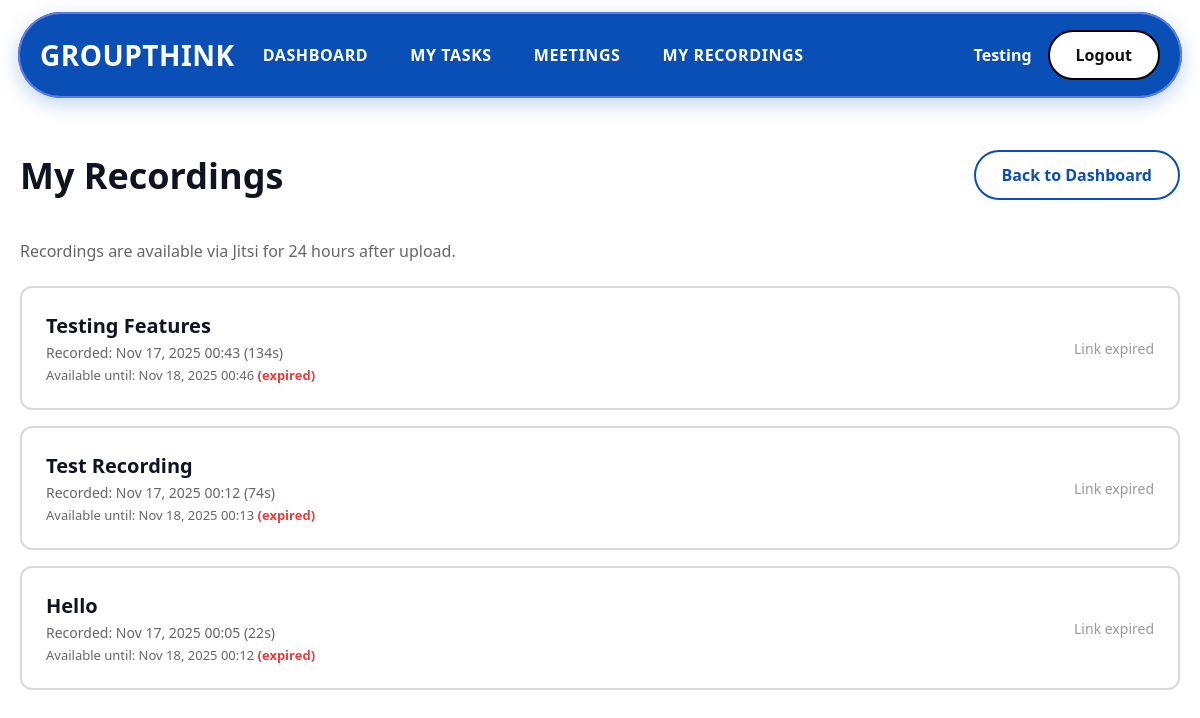
Page /my-recordings/ (signed in) on the committed database.
### home/models.py (models this page shows, shortened)
class UserProfile(models.Model):
    user = models.OneToOneField(User, on_delete=models.CASCADE, related_name='profile')
    display_name = models.CharField(max_length=100)
    email_verified = models.BooleanField(default=False)
    verification_token = models.CharField(max_length=100, blank=True, null=True)
    created_at = models.DateTimeField(auto_now_add=True)
    updated_at = models.DateTimeField(auto_now=True)

class Recording(models.Model):
    meeting = models.ForeignKey(Meeting, on_delete=models.CASCADE, related_name="recordings")
    storage_url = models.URLField()
    duration_sec = models.PositiveIntegerField(null=True, blank=True)
    started_at = models.DateTimeField(null=True, blank=True)
    ended_at = models.DateTimeField(null=True, blank=True)
    initiator_id = models.CharField(max_length=255, blank=True)
    expires_at = models.DateTimeField()
    created_at = models.DateTimeField(auto_now_add=True)
    def is_expired(self):
        return timezone.now() >= self.expires_at

class Meeting(models.Model):
    STATUS_CHOICES = [
        ('not_started', 'Not Started'),
        ('live', 'Live'),
        ('ended', 'Ended'),
    ]
    title = models.CharField(max_length=100)
    room_name = models.CharField(max_length=100, unique=True)
    created_by = models.ForeignKey(User, on_delete=models.CASCADE, related_name='created_meetings', null=True, blank=True)
    workspace = models.ForeignKey(Workspace, on_delete=models.CASCADE, related_name='meetings', null=True, blank=True)
    status = models.CharField(max_length=20, choices=STATUS_CHOICES, default='not_started')
    started_at = models.DateTimeField(null=True, blank=True)
    ended_at = models.DateTimeField(null=True, blank=True)
    recording_url = models.URLField(max_length=500, blank=True, null=True)
    created_at = models.DateTimeField(auto_now_add=True)
    participants = models.ManyToManyField(settings.AUTH_USER_MODEL, related_name='meetings_participating',
        blank=True,)

### home/views.py (the view)
# urls.py: path("my-recordings/", views.my_recordings, name="my_recordings"),
@login_required
def my_recordings(request):
    user = request.user
    recordings = (
        Recording.objects
        .filter(meeting__participants=user)
        .select_related("meeting")
        .order_by("-created_at")
    )
    return render(request, "home/my_recordings.html", {
        "recordings": recordings,
    })

### home/templates/home/my_recordings.html (shortened to what this page needs)
{% extends 'home/base.html' %}
{% block content %}
<main class="dashboard-container">
  <div class="dashboard-header">
    <h1>My Recordings</h1>
    <a href="{% url 'dashboard' %}" class="btn btn-secondary">Back to Dashboard</a>
  </div>
  {% if recordings %}
    <section style="margin-bottom: 24px;">
      <p style="color: #666; margin: 0;">
        Recordings are available via Jitsi for 24 hours after upload.
      </p>
    </section>
    <section style="display: flex; flex-direction: column; gap: 16px;">
      {% for rec in recordings %}
      <div class="workspace-card" style="display: flex; justify-content: space-between; align-items: center;">
        <div style="flex: 1;">
          <h3 style="margin: 0 0 4px 0;">{{ rec.meeting.title }}</h3>
          {% if rec.started_at %}
            <p style="color: #666; margin: 0; font-size: 14px;">
              Recorded: {{ rec.started_at|date:"M d, Y H:i" }}
              {% if rec.duration_sec %}
                ({{ rec.duration_sec }}s)
              {% endif %}
            </p>
          {% endif %}
          <p style="color: #666; margin: 4px 0 0 0; font-size: 13px;">
            Available until: {{ rec.expires_at|date:"M d, Y H:i" }}
            {% if rec.is_expired %}
              <span style="color: #e53e3e; font-weight: 600;">(expired)</span>
            {% endif %}
          </p>
        </div>
        <div>
          {% if not rec.is_expired %}
            <a href="{% url 'recording_detail' rec.id %}" class="btn">
              View Recording
            </a>
          {% else %}
            <span style="color:#999; font-size: 14px;">Link expired</span>
          {% endif %}
        </div>
      </div>
      {% endfor %}
    </section>
  {% else %}
    <div class="empty-state">
      <p>You don't have any recordings yet.</p>
      <p>Recordings from meetings you join will appear here.</p>
    </div>
  {% endif %}
</main>
{% endblock %}

### home/templates/home/base.html (shortened to what this page needs)
{% load static %}
<!DOCTYPE html>
<html lang="en">
<head>
  <link rel="stylesheet" href="{% static 'styles.css' %}">
</head>
<body>
  <nav class="nav-wrap">
    <div class="nav">
      <a href="{% url 'index' %}" class="brand" style="text-decoration: none; color: inherit;">GROUPTHINK</a>
      <ul class="links">
        {% if user.is_authenticated %}
        <li><a href="{% url 'dashboard' %}">Dashboard</a></li>
        <li><a href="{% url 'my_tasks' %}">My Tasks</a></li>
        <li><a href="{% url 'create_meeting' %}">Meetings</a></li>
        <li><a href="{% url 'my_recordings' %}">My Recordings</a></li>
        {% endif %}
      </ul>
      {% if user.is_authenticated %}
      <div style="margin-left: auto; display: flex; align-items: center; gap: 16px;">
        <span style="color: #fff; font-weight: 600;">{{ user.profile.display_name }}</span>
        <a class="btn btn-login" href="{% url 'logout' %}">Logout</a>
      </div>
      {% else %}
      <a class="btn btn-login" href="{% url 'login' %}">Login</a>
      {% endif %}
    </div>
  </nav>
    {% block content %}
    {% endblock %}
</body>

### home/static/styles.css (style rules this page uses)
:root { --bg: #ffffff; --text: #0e1420; --muted: #4a5568; --brand: #0a4fb5; --brand-dark: #073a87; --ringA: #d9d9d9; --ringB: #dfeaf8; }
* { box-sizing:border-box; }
html,body { height:100%; }
body { margin:0; font-family: system-ui, -apple-system, Segoe UI, Roboto, "Helvetica Neue", Arial, "Noto Sans", "Apple Color Emoji", "Segoe UI Emoji", "Segoe UI Symbol", sans-serif; color:var(--text); background:var(--bg); }
.nav-wrap { position:sticky; top:0; z-index:10; padding:12px 18px; }
.nav { max-width:1200px; margin:0 auto; background:var(--brand); color:#fff; display:flex; align-items:center; gap:28px; padding:18px 22px; border-radius:999px; box-shadow:0 6px 20px rgba(10,79,181,.25), inset 0 0 0 2px #5b7de7; }
.brand { font-weight:900; letter-spacing:.5px; font-size:28px; }
.links { display:flex; align-items:center; gap:42px; list-style:none; margin:0; padding:0; }
.links a { text-decoration:none; color:#fff; font-weight:800; text-transform:uppercase; letter-spacing:.6px; }
.btn { display:inline-flex; align-items:center; justify-content:center; padding:12px 26px; border-radius:999px; text-decoration:none; font-weight:700; border:2px solid #000; transition:transform .08s ease; background:#fff; color:#111; }
.btn-login { margin-left:auto; }
.dashboard-container { max-width: 1200px; margin: 0 auto; padding: 40px 20px; }
.dashboard-header { display: flex; justify-content: space-between; align-items: center; margin-bottom: 40px; flex-wrap: wrap; gap: 20px; }
.dashboard-header h1 { margin: 0; font-size: 36px; font-weight: 900; }
.btn-secondary { background: #fff; color: var(--brand); border: 2px solid var(--brand); }
.workspace-card { background: #fff; border: 2px solid var(--ringA); border-radius: 12px; padding: 24px; transition: transform 0.2s, box-shadow 0.2s; }
.workspace-card h3 { margin: 0; font-size: 20px; font-weight: 800; color: var(--text); }

### rows in the picture
Recording: meeting "Testing Features", started_at "Nov 17, 2025 00:43", duration_sec "134", expires_at "Nov 18, 2025 00:46", shows "(expired)", shows "Link expired"
Recording: meeting "Test Recording", started_at "Nov 17, 2025 00:12", duration_sec "74", expires_at "Nov 18, 2025 00:13", shows "(expired)", shows "Link expired"
Recording: meeting "Hello", started_at "Nov 17, 2025 00:05", duration_sec "22", expires_at "Nov 18, 2025 00:12", shows "(expired)", shows "Link expired"

### other values in the picture
{{ user.profile.display_name }} "Testing"
